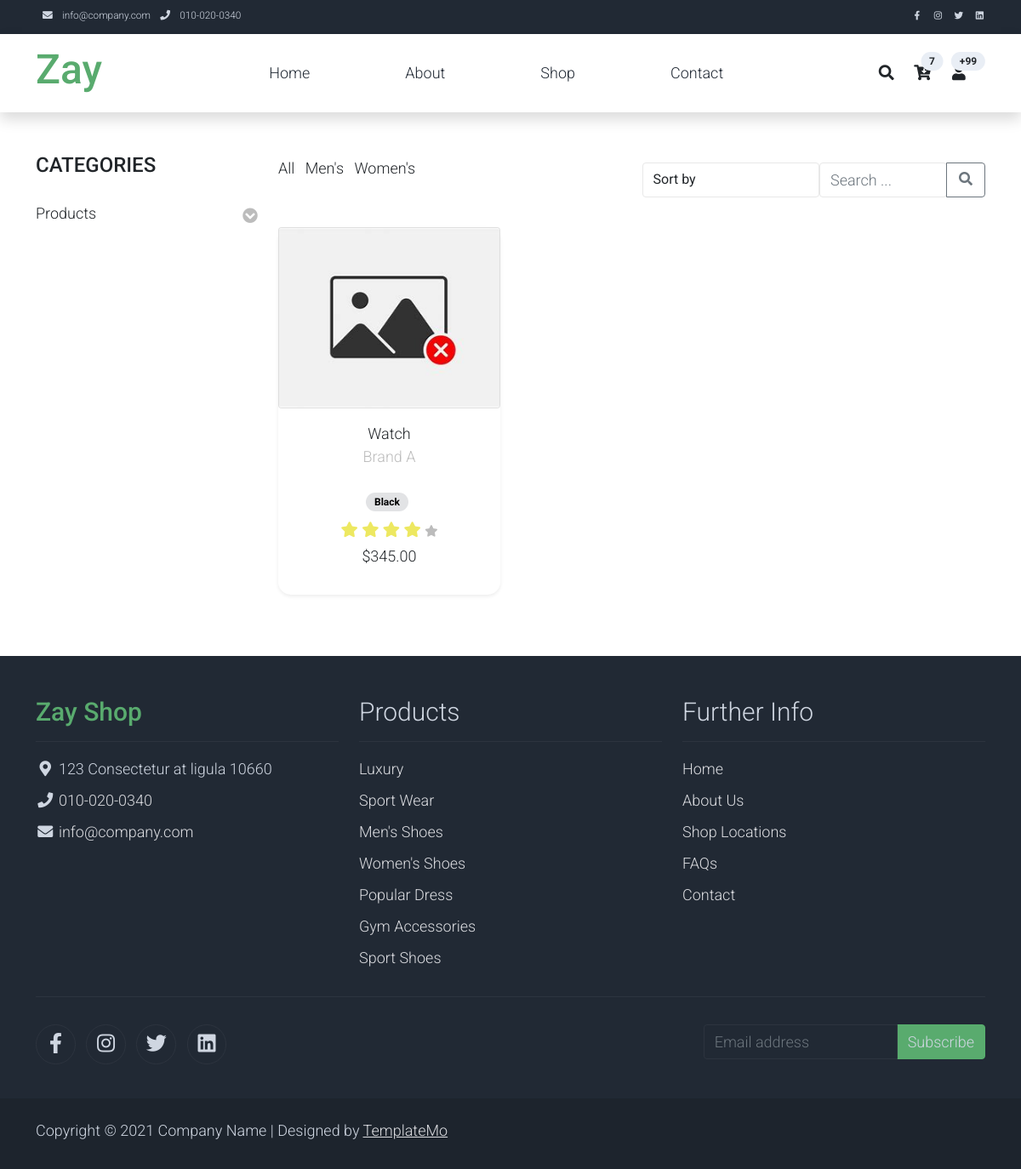
Page /shop/?subtype=Gadgets on the committed database.
### main/models.py (models this page shows, shortened)
class Product(models.Model):
    RATING_CHOICES = [
        (1, '1 Star'),
        (2, '2 Stars'),
        (3, '3 Stars'),
        (4, '4 Stars'),
        (5, '5 Stars'),
    ]
    name = models.CharField(max_length=200)
    rating = models.IntegerField(choices=RATING_CHOICES)
    brand = models.CharField(max_length=100)
    description = models.TextField()
    specifications = models.CharField(max_length=5000, null=True, blank=True)
    available_colors = models.ManyToManyField(Color, blank=True, verbose_name="Available Colors")
    sizes = models.ManyToManyField(Size, blank=True, verbose_name="Available Sizes")
    quantity = models.PositiveIntegerField()
    price = models.DecimalField(max_digits=10, decimal_places=2)
    featured_product = models.BooleanField(default=False, verbose_name="Featured Product")
    category = models.ForeignKey(Category, on_delete=models.CASCADE, related_name="products", null=True)
    gender = models.CharField(max_length=10, choices=[('male', 'Male'), ('female', 'Female'), ('unisex', 'Unisex')], null=True, blank=True)
    images = models.ManyToManyField('ProductImage', related_name='products', blank=True)
    class Meta:
        verbose_name = "Product"
        verbose_name_plural = "Products"

class ProductImage(models.Model):
    product = models.ForeignKey(Product, on_delete=models.CASCADE, related_name='product_images')
    image = models.ImageField(upload_to='product_images/', blank=True, null=True, default='default.jpg')

class Color(models.Model):
    name = models.CharField(max_length=50)

### main/views.py (the view)
# urls.py: path('shop/', category_list, name='shop'),
def category_list(request):
    gender_categories = Category.objects.filter(type='Gender')
    sale_categories = Category.objects.filter(type='Sale')
    product_categories = Category.objects.filter(type='Product')
    selected_subtype = request.GET.get('subtype', '')
    query = request.GET.get('q', '')
    sort_option = request.GET.get('sort', '')
    products = Product.objects.all()
    if selected_subtype:
        products = products.filter(category__subtype=selected_subtype)
    if query:
        products = products.filter(
            Q(name__icontains=query) |
            Q(description__icontains=query) |
            Q(brand__icontains=query)
        )
    if sort_option == 'name':
        products = products.order_by('name')
    elif sort_option == 'featured':
        products = products.order_by('-rating')
    elif sort_option == 'price':
        products = products.order_by('-price')
    products = products.prefetch_related('available_colors', 'images')
    context = {
        'gender_categories': gender_categories,
        'sale_categories': sale_categories,
        'product_categories': product_categories,
        'products': products,
        'selected_subtype': selected_subtype,
        'query': query,
        'sort_option': sort_option,
    }
    return render(request, 'shop.html', context)

### templates/shop.html (shortened to what this page needs)
{% extends 'base.html' %}
{% load static %}
{% block content %}
<div class="container py-5">
    <div class="row">
        <div class="col-lg-3 mb-4">
            <h2 class="h4 pb-4 text-uppercase font-weight-bold">Categories</h2>
            <ul class="list-unstyled templatemo-accordion">
                <li class="pb-3">
                    <a class="collapsed d-flex justify-content-between h4 text-dark text-decoration-none" href="#">
                        Products
                        <i class="fa fa-chevron-circle-down mt-1 text-muted"></i>
                    </a>
                </li>
            </ul>
        </div>
        <div class="col-lg-9">
            <div class="row mb-4 align-items-center">
                <div class="col-md-6">
                    <ul class="list-inline shop-top-menu pb-3 pt-1">
                        <li class="list-inline-item"><a class="h5 text-dark text-decoration-none mr-3" href="{% url 'main:shop' %}">All</a></li>
                        <li class="list-inline-item"><a class="h5 text-dark text-decoration-none mr-3" href="{% url 'main:filter_products_by_gender' 'male' %}">Men's</a></li>
                        <li class="list-inline-item"><a class="h5 text-dark text-decoration-none" href="{% url 'main:filter_products_by_gender' 'female' %}">Women's</a></li>
                    </ul>
                </div>
                <div class="col-md-6">
                    <form method="get" action="{% url 'main:shop' %}" id="sortForm" class="d-flex justify-content-end">
                        <select name="sort" class="form-control rounded mr-2" onchange="document.getElementById('sortForm').submit();">
                            <option value="" {% if not sort_option %}selected{% endif %}>Sort by</option>
                        </select>
                        <div class="input-group">
                            <input type="text" name="q" class="form-control rounded" placeholder="Search ..." value="{{ query|default:'' }}" aria-label="Search">
                            <button type="submit" class="btn btn-outline-secondary rounded-right">
                                <i class="fa fa-fw fa-search"></i>
                            </button>
                        </div>
                    </form>
                </div>
            </div>
            <div class="row">
                {% for product in products %}
                    <div class="col-md-4 mb-4">
                        <div class="card product-card shadow-sm rounded-lg border-0 h-100">
                            <div class="card rounded-lg overflow-hidden position-relative">
                                {% if product.images.all %}
                                    <img class="card-img-top img-fluid" src="{{ product.images.first.image.url }}" alt="{{ product.name }}">
                                {% else %}
                                    <img class="card-img-top img-fluid" src="{{ DEFAULT_IMAGE_URL }}" alt="{{ product.name }}">
                                {% endif %}
                            </div>
                            <div class="card-body text-center">
                                <a href="{% url 'main:shop_single' product.id %}" class="h5 text-decoration-none text-dark">{{ product.name }}</a>
                                <p class="small text-muted">{{ product.brand }}</p>
                                <ul class="w-100 list-unstyled d-flex justify-content-center mb-0">
                                    <li class="pt-2">
                                        {% if product.available_colors.all %}
                                            {% for color in product.available_colors.all %}
                                                <span class="badge badge-color-{{ color.name|lower }}">{{ color.name }}</span>
                                            {% endfor %}
                                        {% else %}
                                            <p class="text-muted"><strong>No colors available</strong></p>
                                        {% endif %}
                                    </li>
                                </ul>
                                <ul class="list-unstyled d-flex justify-content-center mt-2 mb-1">
                                    <li>
                                        {% for i in "12345" %}
                                            {% if forloop.counter <= product.rating %}
                                                <i class="text-warning fa fa-star"></i>
                                            {% else %}
                                                <i class="text-muted fa fa-star"></i>
                                            {% endif %}
                                        {% endfor %}
                                    </li>
                                </ul>
                                <p class="text-dark font-weight-bold">${{ product.price }}</p>
                            </div>
                        </div>
                    </div>
                {% endfor %}
            </div>
        </div>
    </div>
</div>
{% endblock content %}

### static/assets/css/templatemo.css (style rules this page uses)
body, ul, li, p, a, label, input, div { font-family: 'Roboto', sans-serif; font-size: 18px !important; font-weight: 300 !important; }
.text-warning { color: #ede861 !important; }
.text-muted { color: #bcbcbc !important; }
.templatemo-accordion a { color: #000; }
.form-control { border: 1px solid #e8e8e8; }

### templates/shop.html (style rules this page uses)
.product-card { transition: transform 0.3s, box-shadow 0.3s; border-radius: 15px; border: 1px solid #e0e0e0; }
.card-body .text-muted { font-size: 0.85rem; }
.badge { margin-right: 5px; padding: 5px 10px; border-radius: 20px; font-size: 0.75rem; }
.badge-color-black { background-color: #e2e3e5; color: black; }

### rows in the picture
Product: images.first.image (placeholder picture), name "Watch", brand "Brand A", rating 4 (drawn), price "345.00"
Color: name "Black"
